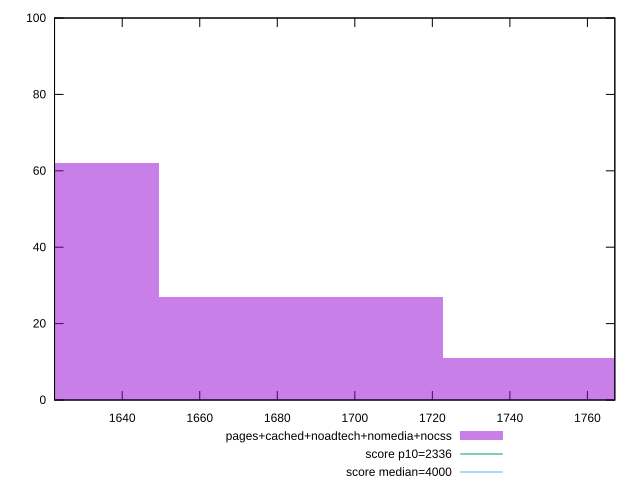

This chart was generated by the following gnuplot code:
reset

$pagesCachedNoadtechNomediaNocss <<EOF
1759.3293075706354 11
1612.718531939749 62
1686.0239197551923 27
EOF

set key outside below
set boxwidth 73.30538781544314
set xrange [1622.5395000000003:1767.0710000000004]
set yrange [0:100]
set trange [0:100]
set style fill transparent solid 0.5 noborder

set parametric
set terminal svg size 640, 490 enhanced background rgb 'white'
set output "report_00025_2021-02-22T21:38:55.199Z/first-meaningful-paint/comparison/histogram/4_vs_5.svg"

plot $pagesCachedNoadtechNomediaNocss title "pages+cached+noadtech+nomedia+nocss" with boxes, \
     2336,t title "score p10=2336", \
     4000,t title "score median=4000"

reset
